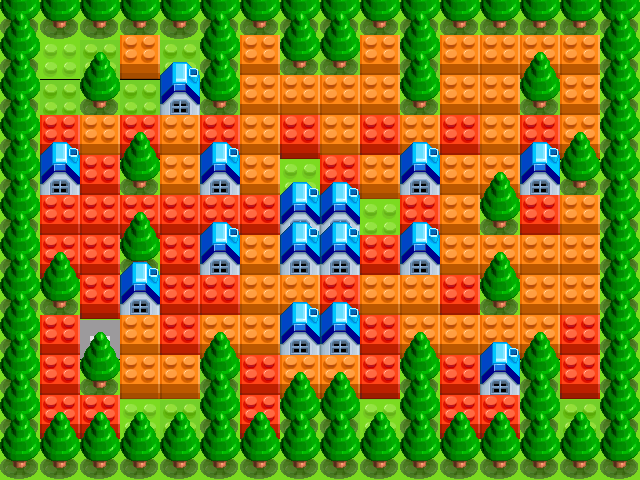

Below is a game level as drawn by its tile map, then a one-line description and the .tmx that defines it (tile-layer data replaced by summaries):
An orthogonal 16x12 tile map with 40x40 px tiles, 6 tile layers (collidable, road, boxbottom, housebottom, ...) and 1 object (player).

<map version="1.0" orientation="orthogonal" renderorder="right-down" width="16" height="12" tilewidth="40" tileheight="40">
 <tileset firstgid="1" name="map" tilewidth="40" tileheight="40">
  <image source="map.png" width="520" height="172" />
  <tile id="13">
   <properties>
    <property name="breakable" value="true" />
   </properties>
  </tile>
  <tile id="21">
   <properties>
    <property name="breakable" value="true" />
   </properties>
  </tile>
  <tile id="24">
   <properties>
    <property name="collidable" value="true" />
   </properties>
  </tile>
  <tile id="25">
   <properties>
    <property name="breakable" value="true" />
   </properties>
  </tile>
  <tile id="33">
   <properties>
    <property name="breakable" value="true" />
   </properties>
  </tile>
  <tile id="36">
   <properties>
    <property name="collidable" value="true" />
   </properties>
  </tile>
 </tileset>
 <layer name="collidable" width="16" height="12">
  <data>[192 cells, 90 non-empty, 1 distinct tile ids]</data>
 </layer>
 <layer name="road" width="16" height="12">
  <data>[192 cells, 192 non-empty, 5 distinct tile ids]</data>
 </layer>
 <layer name="boxbottom" width="16" height="12">
  <data>[192 cells, 90 non-empty, 2 distinct tile ids]</data>
 </layer>
 <layer name="housebottom" width="16" height="12">
  <data>[192 cells, 90 non-empty, 2 distinct tile ids]</data>
 </layer>
 <objectgroup name="Object">
  <object name="player" x="40" y="37" width="40" height="40" />
 </objectgroup>
 <layer name="boxtop" width="16" height="12">
  <data>[192 cells, 90 non-empty, 2 distinct tile ids]</data>
 </layer>
 <layer name="housetop" width="16" height="12">
  <data>[192 cells, 74 non-empty, 2 distinct tile ids]</data>
 </layer>
</map>
